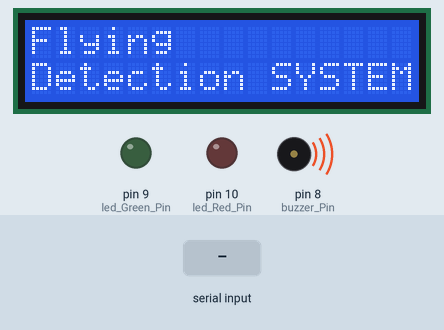
This sketch was run on a simulated Arduino Uno, built with avr-gcc and run on an emulated ATmega328P. Shown: 16×2 character LCD, output pins drawn as LEDs (lit = HIGH), buzzer (waves = sounding, pin HIGH). Inputs (shaded band) come from the test bench.

Above: at 1.2 s.
1.3 s: "a" received over Serial
At 3.0 s:
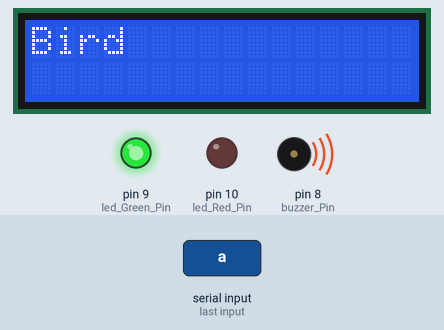
4.3 s: "b" received over Serial
At 6.2 s:
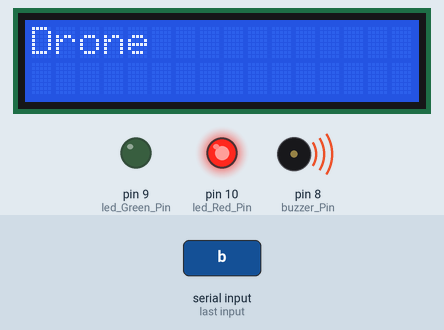
7.3 s: "c" received over Serial
At 9.2 s:
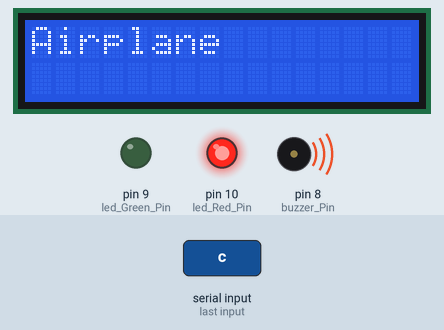
10.3 s: "d" received over Serial
At 11.0 s:
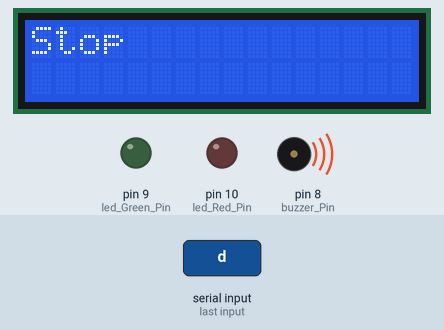
13.3 s: "1" received over Serial
At 14.1 s:
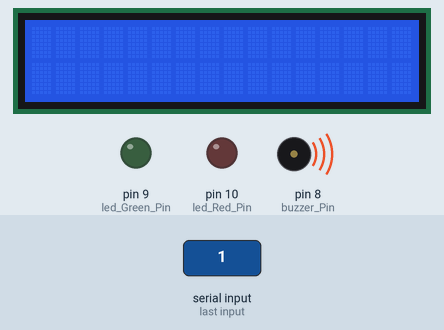
Timing chart, 0 to 17.3 s (numbered marks = the images above; inputs shaded):
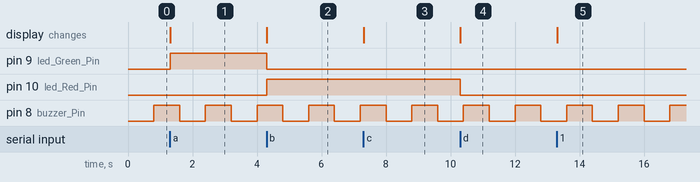

Measured:
- after the input at 1.3 s, pin 9 (led_Green_Pin): LOW → HIGH at once; the display: changes at once (image 1)
- after the input at 4.3 s, pin 9 (led_Green_Pin): HIGH → LOW at once; pin 10 (led_Red_Pin): LOW → HIGH at once; the display: changes at once (image 2)
- after the input at 7.3 s, the display: changes at once (image 3)
- after the input at 10.3 s, pin 10 (led_Red_Pin): HIGH → LOW at once; the display: changes at once (image 4)
- after the input at 13.3 s, the display: changes at once (image 5)
- by itself, pin 8 (buzzer_Pin): alternates HIGH for 0.80 s and LOW for 0.80 s

The sketch:

sketch_may9a.ino
```cpp
#include <Wire.h>  // Include Wire library for I2C
#include <LiquidCrystal_I2C.h>  // Include the LiquidCrystal_I2C library

LiquidCrystal_I2C lcd(0x27, 16, 2); // Change the address (0x27) as per your LCD address

const int buzzer_Pin = 8;
const int led_Green_Pin = 9;  // Đèn xanh
const int led_Red_Pin = 10;   // Đèn đỏ
char sleep_status = 0;
char previous_status = 0;

unsigned long previousMillis = 0;
const long interval = 800;
bool buzzerState = LOW;

void setup() {
  lcd.clear();
  Serial.begin(9600);
  pinMode(buzzer_Pin, OUTPUT);
  pinMode(led_Green_Pin, OUTPUT);
  pinMode(led_Red_Pin, OUTPUT);
  lcd.init();  // Initialize the LCD
  lcd.backlight();  // Turn on the backlight
  lcd.print("Flying");
  lcd.setCursor(0, 1); // Set cursor to the second row
  lcd.print("Detection SYSTEM");
  digitalWrite(buzzer_Pin, LOW);
  digitalWrite(led_Green_Pin, LOW);
  digitalWrite(led_Red_Pin, LOW);
}

void loop() {
  if (Serial.available() > 0) {
    sleep_status = Serial.read();
  }

  if (sleep_status != previous_status) {
    previous_status = sleep_status;
    lcd.clear();
    digitalWrite(buzzer_Pin, LOW);
    digitalWrite(led_Green_Pin, LOW);
    digitalWrite(led_Red_Pin, LOW);

    if (sleep_status == 'a') {
      lcd.print("Bird");
      buzzerState = HIGH;
      digitalWrite(led_Red_Pin, LOW);
      digitalWrite(led_Green_Pin, HIGH);  // Bật đèn xanh
    }
    else if (sleep_status == 'b' || sleep_status == 'c') {
      lcd.print(sleep_status == 'b' ? "Drone" : "Airplane");
      buzzerState = HIGH;
      digitalWrite(led_Green_Pin, LOW);
      digitalWrite(led_Red_Pin, HIGH);  // Bật đèn đỏ
    }
    else if (sleep_status == 'd') {
      lcd.print("Stop");
      buzzerState = LOW;
    }

    digitalWrite(buzzer_Pin, buzzerState);
  }

  unsigned long currentMillis = millis();
  if (currentMillis - previousMillis >= interval) {
    previousMillis = currentMillis;
    if (buzzerState == HIGH) {
      buzzerState = LOW;
    } else {
      buzzerState = HIGH;
    }

    digitalWrite(buzzer_Pin, buzzerState);
  }
}
```
